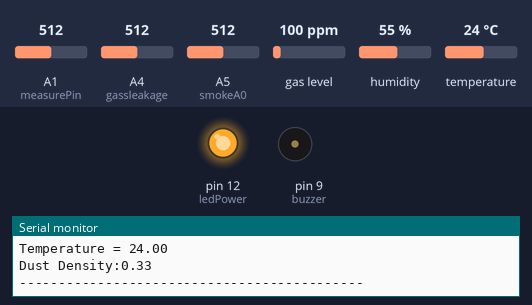
A sketch run on a simulated Arduino Uno, built with avr-gcc and run on an emulated ATmega328P. Parts: output pins drawn as LEDs (lit = HIGH), buzzer (waves = sounding), the last lines printed to the serial monitor. Inputs (shaded band) come from the test bench; at power-on: temperature 24 °C, A1 (measurePin) = 512, A4 (gassleakage) = 512, A5 (smokeA0) = 512, gas level 100 ppm, humidity 55 %.

Above: at 2.0 s.
2.1 s: temperature set to 28 °C
3.8 s: temperature set to 31 °C
At 5.8 s:
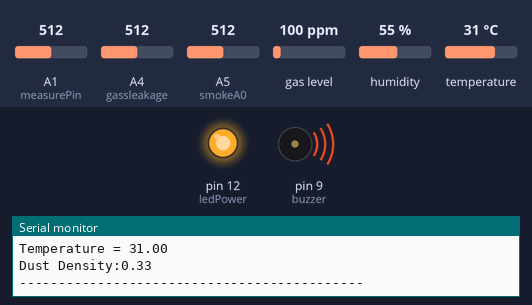
8.3 s: temperature set to 12 °C
At 8.8 s:
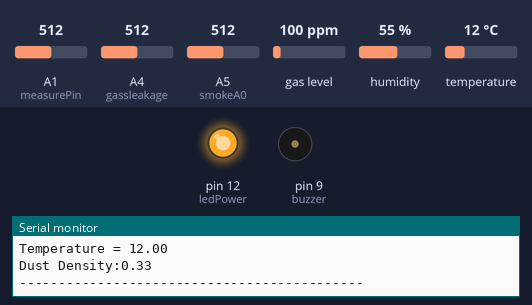
10.0 s: temperature set to 33 °C
At 11.8 s:
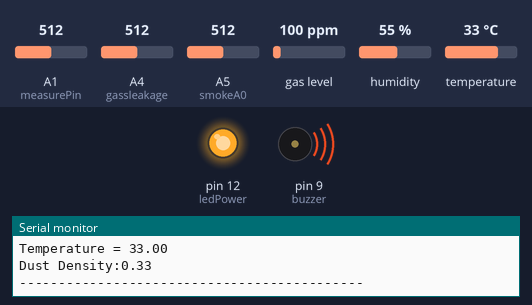
Timing chart, 0 to 15.5 s (numbered marks = the images above; inputs shaded):
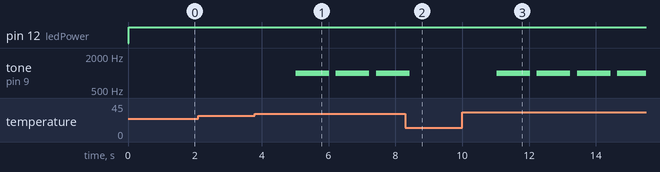

The sketch:

mq2_smoke.ino
```cpp
/*******

 All the resources for this project:
 https://www.hackster.io/Aritro

*******/
#include "Arduino.h"
#include "MQ7.h"
#include <SoftwareSerial.h>
#include "dht.h"

dht DHT;

int smokeA0 = A5;
int gassleakage = A4;
#define MQ7_PIN_B1  A3
#define dht_apin A2
const int buzzer = 9;
int measurePin = A1;
int ledPower = 12;

unsigned int samplingTime = 280;
unsigned int deltaTime = 40;
unsigned int sleepTime = 9680;
float voMeasured = 0;
float calcVoltage = 0;
float dustDensity = 0;
// Your threshold value
int sensorThres = 400;
SoftwareSerial s(5,6);
MQ7 mq7(MQ7_PIN_B1);
const int timeout = 10000;
char menuOption = 0;
long time0;
void setup() {

  pinMode(buzzer, OUTPUT);
  pinMode(smokeA0, INPUT);
  pinMode(gassleakage, INPUT);
  pinMode(ledPower,OUTPUT);
  s.begin(9600);
  Serial.begin(9600);
}

void loop() {
  int smoke = analogRead(smokeA0);
  int gass = analogRead(gassleakage);
  int mq7Val = mq7.read();
  mq7Val = map(mq7Val, 40, 120, 0, 255);
  DHT.read11(dht_apin);
  digitalWrite(ledPower,LOW);
  delayMicroseconds(samplingTime);
  voMeasured = analogRead(measurePin);
  delayMicroseconds(deltaTime);
  digitalWrite(ledPower,HIGH);
  delayMicroseconds(sleepTime);
  calcVoltage = voMeasured*(5.0/1024);
  dustDensity = 0.17*calcVoltage-0.1;

  if ( dustDensity < 0)
  {
    dustDensity = 0.00;
  }

  String final_all = String(smoke)+"-"+String(gass)+"-"+String((mq7Val))+"-"+String(DHT.temperature)+"-"+String(dustDensity);
  Serial.println(final_all);
  Serial.println("--------------------------------------------");
  Serial.print("Smoke :");
  Serial.println(smoke);
  Serial.print("Gass :");
  Serial.println(gass);
  Serial.print(F("Carbon monooxide: "));
  Serial.println(mq7Val);
  Serial.print("Temperature = ");
  Serial.println(DHT.temperature);
  Serial.print("Dust Density:");
  Serial.println(dustDensity);
  Serial.println("--------------------------------------------");
  s.print(final_all);
  //writeString(final_all);
  if(DHT.temperature > 29){
    tone(buzzer, 1000);
  }
  else{
    noTone(buzzer);
  }
  // Checks if it has reached the threshold value
  delay(1000);
  noTone(buzzer);
}
void writeString(String stringData) {

  for (int i = 0; i < stringData.length(); i++)
  {
    s.write(stringData[i]);
  }

}
```

Measured:
- the behaviour switches between 29 and 30 °C on temperature (found by bisection; images 0 and 1)
- after the input at 3.8 s, tone on pin 9 (buzzer): alternates 1000 Hz for 1.0 s and silent for 0.20 s, starting after 1.2 s
- after the input at 8.3 s, tone on pin 9 (buzzer): goes on until 8.4 s, then stays silent
- after the input at 10.0 s, tone on pin 9 (buzzer): alternates 1000 Hz for 1.0 s and silent for 0.20 s, starting after 1.0 s
